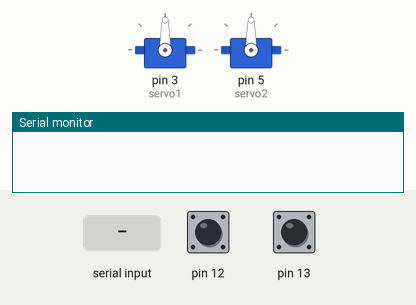
Simulated run of this sketch. Board: Arduino Uno, built with avr-gcc and run on an emulated ATmega328P. Parts: 2 × servo, the last lines printed to the serial monitor. The inputs (shaded band) are chosen by the test bench; at power-on: pin 12 HIGH, pin 13 HIGH.

Above: at 1.2 s.
1.3 s: "01c\n" received over Serial
At 1.6 s:
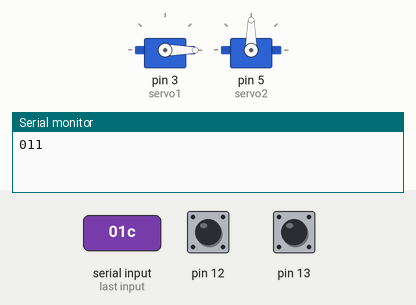
2.8 s: "02c\n" received over Serial
At 4.0 s:
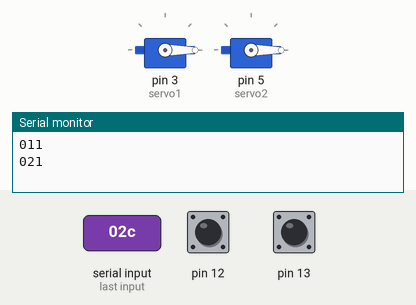
4.3 s: "01o\n" received over Serial
At 5.1 s:
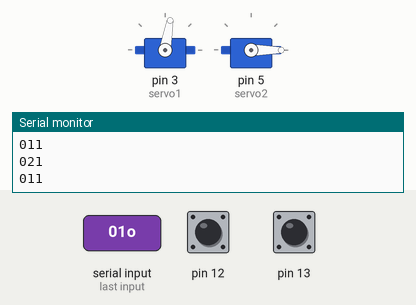
Timing chart, 0 to 7.3 s (numbered marks = the images above; inputs shaded):
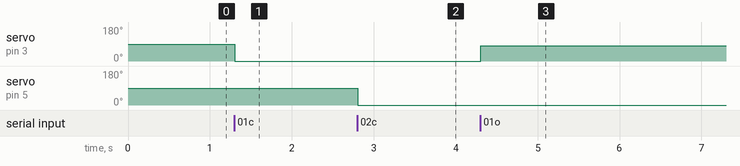

Measured:
- after the input at 1.3 s, servo on pin 3 (servo1): 90° → 0° at once
- after the input at 2.8 s, servo on pin 5 (servo2): 90° → 0° at once
- after the input at 4.3 s, servo on pin 3 (servo1): 0° → 80° at once

The sketch:

kiwi.ino
```cpp
#include <Servo.h>

Servo servo1;
Servo servo2;

int servoPos1 = 0;
int servoPos2 = 0;

boolean buttonStatus1 = HIGH;
boolean buttonStatus2 = HIGH;

String inputString = "";
boolean stringComplete = false;

void setup() {

  Serial.begin(9600);

  servo1.attach(3);
  servo2.attach(5);

  pinMode(12, INPUT_PULLUP);
  pinMode(13, INPUT_PULLUP);

  //servo1.write(0);
  //servo2.write(0);

  delay(15);
}

void loop() {

  boolean digitalValue1 = digitalRead(12);
  if (buttonStatus1 != digitalValue1) {
      sendButtonStatus1();
      buttonStatus1 = digitalValue1;
  }

  boolean digitalValue2 = digitalRead(13);
  if (buttonStatus2 != digitalValue2) {
      sendButtonStatus2();
      buttonStatus2 = digitalValue2;
  }

  if(stringComplete) {

    if(inputString.equals("01o")) {
      openSlot(servo1, servoPos1);
      sendButtonStatus1();
    }
    else if (inputString.equals("01c")) {
      closeSlot(servo1, servoPos1);
      sendButtonStatus1();
    }
    else if (inputString.equals("01s")) {
      sendButtonStatus1();
    }
    else if(inputString.equals("02o")) {
      openSlot(servo2, servoPos2);
      sendButtonStatus2();
    }
    else if (inputString.equals("02c")) {
      closeSlot(servo2, servoPos2);
      sendButtonStatus2();
    }
    else if (inputString.equals("02s")) {
      sendButtonStatus2();
    }

    inputString = "";
    stringComplete = false;

  }

}

void serialEvent() {
  while (Serial.available()) {
    char inChar = (char) Serial.read();

    if (inChar == '\n') {
      stringComplete = true;
    } else {
      inputString += inChar;
    }
  }
}

void openSlot(Servo &servo, int &pos) {
  servo.write(80);
  delay(15);
}

void closeSlot(Servo &servo, int &pos) {
  servo.write(0);
  delay(15);
}

void sendButtonStatus1(){
      if (buttonStatus1 == HIGH) {
        Serial.println("011");
      } else {
        Serial.println("010");
      }
}

void sendButtonStatus2(){
      if (buttonStatus2 == HIGH) {
        Serial.println("021");
      } else {
        Serial.println("020");
      }
}
```
